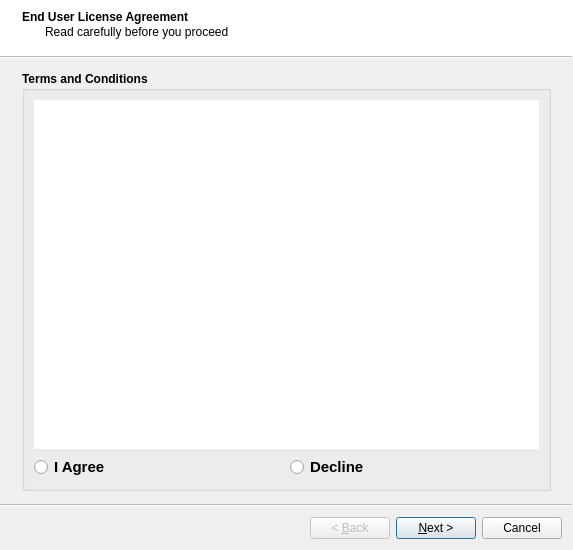
<?xml version="1.0" encoding="UTF-8"?>
<ui version="4.0">
 <class>STDMWizard</class>
 <widget class="QWizard" name="STDMWizard">
  <property name="geometry">
   <rect>
    <x>0</x>
    <y>0</y>
    <width>573</width>
    <height>550</height>
   </rect>
  </property>
  <property name="sizePolicy">
   <sizepolicy hsizetype="Preferred" vsizetype="Fixed">
    <horstretch>0</horstretch>
    <verstretch>0</verstretch>
   </sizepolicy>
  </property>
  <property name="minimumSize">
   <size>
    <width>255</width>
    <height>550</height>
   </size>
  </property>
  <property name="baseSize">
   <size>
    <width>0</width>
    <height>460</height>
   </size>
  </property>
  <property name="windowTitle">
   <string>STDM Profile Wizard</string>
  </property>
  <property name="wizardStyle">
   <enum>QWizard::ModernStyle</enum>
  </property>
  <widget class="QWizardPage" name="wpLicense">
   <property name="font">
    <font>
     <weight>75</weight>
     <bold>true</bold>
    </font>
   </property>
   <property name="title">
    <string>End User License Agreement</string>
   </property>
   <property name="subTitle">
    <string>Read carefully before you proceed</string>
   </property>
   <layout class="QGridLayout" name="gridLayout_2">
    <item row="0" column="0">
     <widget class="QGroupBox" name="groupBox_16">
      <property name="title">
       <string>Terms and Conditions</string>
      </property>
      <layout class="QGridLayout" name="gridLayout_20">
       <item row="2" column="0">
        <widget class="QRadioButton" name="rbAccpt">
         <property name="font">
          <font>
           <pointsize>11</pointsize>
           <weight>75</weight>
           <bold>true</bold>
          </font>
         </property>
         <property name="text">
          <string>I Agree</string>
         </property>
         <property name="checked">
          <bool>false</bool>
         </property>
        </widget>
       </item>
       <item row="2" column="1">
        <widget class="QRadioButton" name="rbReject">
         <property name="font">
          <font>
           <pointsize>11</pointsize>
           <weight>75</weight>
           <bold>true</bold>
          </font>
         </property>
         <property name="text">
          <string>Decline</string>
         </property>
         <property name="checkable">
          <bool>true</bool>
         </property>
         <property name="checked">
          <bool>false</bool>
         </property>
        </widget>
       </item>
       <item row="1" column="0" colspan="2">
        <widget class="QTextEdit" name="txtLicense">
         <property name="font">
          <font>
           <pointsize>14</pointsize>
           <weight>75</weight>
           <bold>true</bold>
          </font>
         </property>
         <property name="frameShape">
          <enum>QFrame::NoFrame</enum>
         </property>
         <property name="frameShadow">
          <enum>QFrame::Raised</enum>
         </property>
        </widget>
       </item>
      </layout>
     </widget>
    </item>
   </layout>
  </widget>
  <widget class="QWizardPage" name="wpPathSetting">
   <property name="title">
    <string>Path Settings</string>
   </property>
   <property name="subTitle">
    <string>Set configuration and data directory path</string>
   </property>
   <layout class="QGridLayout" name="gridLayout_27">
    <item row="0" column="0">
     <widget class="QGroupBox" name="groupBox_15">
      <property name="minimumSize">
       <size>
        <width>0</width>
        <height>400</height>
       </size>
      </property>
      <property name="font">
       <font>
        <weight>50</weight>
        <bold>false</bold>
       </font>
      </property>
      <property name="title">
       <string>Directory paths</string>
      </property>
      <layout class="QGridLayout" name="gridLayout_3">
       <item row="0" column="0">
        <widget class="QWidget" name="widget_4" native="true">
         <layout class="QGridLayout" name="gridLayout_22">
          <item row="1" column="2">
           <widget class="QPushButton" name="btnDocOutput">
            <property name="minimumSize">
             <size>
              <width>0</width>
              <height>30</height>
             </size>
            </property>
            <property name="text">
             <string>Change</string>
            </property>
            <property name="icon">
             <iconset resource="../resources.qrc">
              <normaloff>:/plugins/stdm/images/icons/open_file.png</normaloff>:/plugins/stdm/images/icons/open_file.png</iconset>
            </property>
           </widget>
          </item>
          <item row="0" column="0">
           <widget class="QLabel" name="label_37">
            <property name="minimumSize">
             <size>
              <width>200</width>
              <height>30</height>
             </size>
            </property>
            <property name="text">
             <string>&lt;html&gt;&lt;head/&gt;&lt;body&gt;&lt;p&gt;Supporting documents path&lt;/p&gt;&lt;/body&gt;&lt;/html&gt;</string>
            </property>
           </widget>
          </item>
          <item row="1" column="1">
           <widget class="QLineEdit" name="edtOutputPath">
            <property name="minimumSize">
             <size>
              <width>0</width>
              <height>30</height>
             </size>
            </property>
            <property name="readOnly">
             <bool>true</bool>
            </property>
           </widget>
          </item>
          <item row="1" column="0">
           <widget class="QLabel" name="label_31">
            <property name="text">
             <string>Documents generated output path</string>
            </property>
           </widget>
          </item>
          <item row="0" column="2">
           <widget class="QPushButton" name="btnDocPath">
            <property name="minimumSize">
             <size>
              <width>0</width>
              <height>30</height>
             </size>
            </property>
            <property name="text">
             <string>Change</string>
            </property>
            <property name="icon">
             <iconset resource="../resources.qrc">
              <normaloff>:/plugins/stdm/images/icons/open_file.png</normaloff>:/plugins/stdm/images/icons/open_file.png</iconset>
            </property>
           </widget>
          </item>
          <item row="0" column="1">
           <widget class="QLineEdit" name="edtDocPath">
            <property name="minimumSize">
             <size>
              <width>0</width>
              <height>30</height>
             </size>
            </property>
            <property name="text">
             <string/>
            </property>
            <property name="readOnly">
             <bool>true</bool>
            </property>
           </widget>
          </item>
          <item row="2" column="0">
           <widget class="QLabel" name="label_4">
            <property name="text">
             <string>Document templates path</string>
            </property>
           </widget>
          </item>
          <item row="2" column="1">
           <widget class="QLineEdit" name="edtTemplatePath">
            <property name="minimumSize">
             <size>
              <width>0</width>
              <height>30</height>
             </size>
            </property>
           </widget>
          </item>
          <item row="2" column="2">
           <widget class="QPushButton" name="btnTemplates">
            <property name="minimumSize">
             <size>
              <width>0</width>
              <height>30</height>
             </size>
            </property>
            <property name="text">
             <string>Change</string>
            </property>
            <property name="icon">
             <iconset resource="../resources.qrc">
              <normaloff>:/plugins/stdm/images/icons/open_file.png</normaloff>:/plugins/stdm/images/icons/open_file.png</iconset>
            </property>
           </widget>
          </item>
         </layout>
        </widget>
       </item>
      </layout>
     </widget>
    </item>
   </layout>
  </widget>
  <widget class="QWizardPage" name="wpProfile">
   <property name="title">
    <string>Profile Options</string>
   </property>
   <property name="subTitle">
    <string>Create or edit profile and profile entities.  A profile represents a collection of related entities, of which some  represent the party and spatial unit. Examples of profiles include household, neighbourhood or even city  profile. </string>
   </property>
   <layout class="QGridLayout" name="gridLayout_26">
    <item row="3" column="0">
     <spacer name="verticalSpacer">
      <property name="orientation">
       <enum>Qt::Vertical</enum>
      </property>
      <property name="sizeType">
       <enum>QSizePolicy::Fixed</enum>
      </property>
      <property name="sizeHint" stdset="0">
       <size>
        <width>20</width>
        <height>10</height>
       </size>
      </property>
     </spacer>
    </item>
    <item row="2" column="0" colspan="2">
     <widget class="QGroupBox" name="groupBox_17">
      <property name="minimumSize">
       <size>
        <width>0</width>
        <height>100</height>
       </size>
      </property>
      <property name="maximumSize">
       <size>
        <width>800</width>
        <height>300</height>
       </size>
      </property>
      <property name="title">
       <string>Profile</string>
      </property>
      <widget class="QLabel" name="label">
       <property name="geometry">
        <rect>
         <x>10</x>
         <y>40</y>
         <width>50</width>
         <height>16</height>
        </rect>
       </property>
       <property name="minimumSize">
        <size>
         <width>50</width>
         <height>0</height>
        </size>
       </property>
       <property name="maximumSize">
        <size>
         <width>30</width>
         <height>16777215</height>
        </size>
       </property>
       <property name="font">
        <font>
         <pointsize>9</pointsize>
         <weight>50</weight>
         <bold>false</bold>
        </font>
       </property>
       <property name="text">
        <string>Select</string>
       </property>
      </widget>
      <widget class="QComboBox" name="cboProfile">
       <property name="geometry">
        <rect>
         <x>50</x>
         <y>32</y>
         <width>221</width>
         <height>30</height>
        </rect>
       </property>
       <property name="minimumSize">
        <size>
         <width>180</width>
         <height>30</height>
        </size>
       </property>
       <property name="font">
        <font>
         <pointsize>9</pointsize>
        </font>
       </property>
      </widget>
      <widget class="QWidget" name="widget" native="true">
       <property name="geometry">
        <rect>
         <x>280</x>
         <y>20</y>
         <width>206</width>
         <height>48</height>
        </rect>
       </property>
       <property name="layoutDirection">
        <enum>Qt::LeftToRight</enum>
       </property>
       <layout class="QGridLayout" name="gridLayout_24">
        <item row="1" column="5">
         <widget class="QPushButton" name="btnPDelete">
          <property name="minimumSize">
           <size>
            <width>25</width>
            <height>30</height>
           </size>
          </property>
          <property name="maximumSize">
           <size>
            <width>150</width>
            <height>16777215</height>
           </size>
          </property>
          <property name="text">
           <string>Delete profile</string>
          </property>
          <property name="icon">
           <iconset resource="../resources.qrc">
            <normaloff>:/plugins/stdm/images/icons/remove.png</normaloff>:/plugins/stdm/images/icons/remove.png</iconset>
          </property>
         </widget>
        </item>
        <item row="1" column="0">
         <widget class="QPushButton" name="btnNewP">
          <property name="minimumSize">
           <size>
            <width>0</width>
            <height>30</height>
           </size>
          </property>
          <property name="maximumSize">
           <size>
            <width>150</width>
            <height>16777215</height>
           </size>
          </property>
          <property name="text">
           <string>New profile</string>
          </property>
          <property name="icon">
           <iconset resource="../resources.qrc">
            <normaloff>:/plugins/stdm/images/icons/add.png</normaloff>:/plugins/stdm/images/icons/add.png</iconset>
          </property>
         </widget>
        </item>
        <item row="1" column="2">
         <layout class="QHBoxLayout" name="horizontalLayout"/>
        </item>
       </layout>
      </widget>
     </widget>
    </item>
    <item row="4" column="0" colspan="2">
     <widget class="QGroupBox" name="groupBox_18">
      <property name="sizePolicy">
       <sizepolicy hsizetype="Preferred" vsizetype="Expanding">
        <horstretch>0</horstretch>
        <verstretch>0</verstretch>
       </sizepolicy>
      </property>
      <property name="minimumSize">
       <size>
        <width>0</width>
        <height>300</height>
       </size>
      </property>
      <property name="maximumSize">
       <size>
        <width>800</width>
        <height>400</height>
       </size>
      </property>
      <property name="styleSheet">
       <string notr="true">font: 75 9pt &quot;Myriad Web Pro&quot;;</string>
      </property>
      <property name="title">
       <string>Profile entities </string>
      </property>
      <widget class="QTableView" name="pftableView">
       <property name="geometry">
        <rect>
         <x>10</x>
         <y>69</y>
         <width>511</width>
         <height>221</height>
        </rect>
       </property>
       <property name="selectionMode">
        <enum>QAbstractItemView::SingleSelection</enum>
       </property>
       <property name="selectionBehavior">
        <enum>QAbstractItemView::SelectRows</enum>
       </property>
       <attribute name="horizontalHeaderStretchLastSection">
        <bool>true</bool>
       </attribute>
      </widget>
      <widget class="QPushButton" name="btnNewEntity">
       <property name="geometry">
        <rect>
         <x>10</x>
         <y>40</y>
         <width>30</width>
         <height>25</height>
        </rect>
       </property>
       <property name="minimumSize">
        <size>
         <width>20</width>
         <height>20</height>
        </size>
       </property>
       <property name="maximumSize">
        <size>
         <width>30</width>
         <height>25</height>
        </size>
       </property>
       <property name="baseSize">
        <size>
         <width>30</width>
         <height>25</height>
        </size>
       </property>
       <property name="text">
        <string/>
       </property>
       <property name="icon">
        <iconset resource="../resources.qrc">
         <normaloff>:/plugins/stdm/images/icons/add.png</normaloff>:/plugins/stdm/images/icons/add.png</iconset>
       </property>
      </widget>
      <widget class="QPushButton" name="btnEditEntity">
       <property name="geometry">
        <rect>
         <x>41</x>
         <y>40</y>
         <width>30</width>
         <height>25</height>
        </rect>
       </property>
       <property name="minimumSize">
        <size>
         <width>20</width>
         <height>20</height>
        </size>
       </property>
       <property name="maximumSize">
        <size>
         <width>30</width>
         <height>25</height>
        </size>
       </property>
       <property name="text">
        <string/>
       </property>
       <property name="icon">
        <iconset resource="../resources.qrc">
         <normaloff>:/plugins/stdm/images/icons/edit.png</normaloff>:/plugins/stdm/images/icons/edit.png</iconset>
       </property>
      </widget>
      <widget class="QPushButton" name="btnDeleteEntity">
       <property name="geometry">
        <rect>
         <x>73</x>
         <y>40</y>
         <width>30</width>
         <height>25</height>
        </rect>
       </property>
       <property name="minimumSize">
        <size>
         <width>20</width>
         <height>20</height>
        </size>
       </property>
       <property name="maximumSize">
        <size>
         <width>30</width>
         <height>25</height>
        </size>
       </property>
       <property name="text">
        <string/>
       </property>
       <property name="icon">
        <iconset resource="../resources.qrc">
         <normaloff>:/plugins/stdm/images/icons/delete.png</normaloff>:/plugins/stdm/images/icons/delete.png</iconset>
       </property>
      </widget>
     </widget>
    </item>
   </layout>
  </widget>
  <widget class="QWizardPage" name="wpEntityCustom">
   <property name="title">
    <string>Entity Customization</string>
   </property>
   <property name="subTitle">
    <string>Add or edit entity columns, lookups and lookup values</string>
   </property>
   <layout class="QGridLayout" name="gridLayout_30">
    <item row="0" column="1">
     <widget class="QFrame" name="frame">
      <property name="minimumSize">
       <size>
        <width>200</width>
        <height>420</height>
       </size>
      </property>
      <property name="maximumSize">
       <size>
        <width>550</width>
        <height>500</height>
       </size>
      </property>
      <property name="baseSize">
       <size>
        <width>50</width>
        <height>50</height>
       </size>
      </property>
      <property name="frameShape">
       <enum>QFrame::StyledPanel</enum>
      </property>
      <property name="frameShadow">
       <enum>QFrame::Raised</enum>
      </property>
      <widget class="QLabel" name="label_3">
       <property name="geometry">
        <rect>
         <x>243</x>
         <y>34</y>
         <width>71</width>
         <height>16</height>
        </rect>
       </property>
       <property name="text">
        <string>Entity columns</string>
       </property>
      </widget>
      <widget class="QTableView" name="tbvColumns">
       <property name="geometry">
        <rect>
         <x>240</x>
         <y>50</y>
         <width>281</width>
         <height>151</height>
        </rect>
       </property>
       <property name="sizePolicy">
        <sizepolicy hsizetype="Expanding" vsizetype="Expanding">
         <horstretch>0</horstretch>
         <verstretch>0</verstretch>
        </sizepolicy>
       </property>
       <property name="minimumSize">
        <size>
         <width>0</width>
         <height>0</height>
        </size>
       </property>
       <property name="selectionMode">
        <enum>QAbstractItemView::SingleSelection</enum>
       </property>
       <property name="selectionBehavior">
        <enum>QAbstractItemView::SelectRows</enum>
       </property>
       <attribute name="horizontalHeaderStretchLastSection">
        <bool>true</bool>
       </attribute>
      </widget>
      <widget class="QPushButton" name="btnAddColumn">
       <property name="geometry">
        <rect>
         <x>242</x>
         <y>2</y>
         <width>30</width>
         <height>25</height>
        </rect>
       </property>
       <property name="maximumSize">
        <size>
         <width>42</width>
         <height>30</height>
        </size>
       </property>
       <property name="text">
        <string/>
       </property>
       <property name="icon">
        <iconset resource="../resources.qrc">
         <normaloff>:/plugins/stdm/images/icons/add.png</normaloff>:/plugins/stdm/images/icons/add.png</iconset>
       </property>
       <property name="iconSize">
        <size>
         <width>20</width>
         <height>20</height>
        </size>
       </property>
      </widget>
      <widget class="QPushButton" name="btnDeleteColumn">
       <property name="geometry">
        <rect>
         <x>306</x>
         <y>2</y>
         <width>30</width>
         <height>25</height>
        </rect>
       </property>
       <property name="sizePolicy">
        <sizepolicy hsizetype="Fixed" vsizetype="Fixed">
         <horstretch>0</horstretch>
         <verstretch>0</verstretch>
        </sizepolicy>
       </property>
       <property name="maximumSize">
        <size>
         <width>50</width>
         <height>35</height>
        </size>
       </property>
       <property name="text">
        <string/>
       </property>
       <property name="icon">
        <iconset resource="../resources.qrc">
         <normaloff>:/plugins/stdm/images/icons/delete.png</normaloff>:/plugins/stdm/images/icons/delete.png</iconset>
       </property>
      </widget>
      <widget class="QListView" name="lvEntities">
       <property name="geometry">
        <rect>
         <x>15</x>
         <y>47</y>
         <width>211</width>
         <height>151</height>
        </rect>
       </property>
       <property name="selectionBehavior">
        <enum>QAbstractItemView::SelectRows</enum>
       </property>
      </widget>
      <widget class="QPushButton" name="btnEditColumn">
       <property name="geometry">
        <rect>
         <x>274</x>
         <y>2</y>
         <width>30</width>
         <height>25</height>
        </rect>
       </property>
       <property name="maximumSize">
        <size>
         <width>50</width>
         <height>40</height>
        </size>
       </property>
       <property name="text">
        <string/>
       </property>
       <property name="icon">
        <iconset resource="../resources.qrc">
         <normaloff>:/plugins/stdm/images/icons/edit.png</normaloff>:/plugins/stdm/images/icons/edit.png</iconset>
       </property>
       <property name="iconSize">
        <size>
         <width>20</width>
         <height>20</height>
        </size>
       </property>
      </widget>
      <widget class="QLabel" name="label_7">
       <property name="geometry">
        <rect>
         <x>18</x>
         <y>32</y>
         <width>46</width>
         <height>13</height>
        </rect>
       </property>
       <property name="text">
        <string>Entities</string>
       </property>
      </widget>
      <widget class="QPushButton" name="btnDeleteLkupValue">
       <property name="geometry">
        <rect>
         <x>301</x>
         <y>211</y>
         <width>30</width>
         <height>25</height>
        </rect>
       </property>
       <property name="minimumSize">
        <size>
         <width>0</width>
         <height>25</height>
        </size>
       </property>
       <property name="maximumSize">
        <size>
         <width>45</width>
         <height>16777215</height>
        </size>
       </property>
       <property name="text">
        <string/>
       </property>
       <property name="icon">
        <iconset resource="../resources.qrc">
         <normaloff>:/plugins/stdm/images/icons/delete.png</normaloff>:/plugins/stdm/images/icons/delete.png</iconset>
       </property>
      </widget>
      <widget class="QPushButton" name="btnEditLkupValue">
       <property name="geometry">
        <rect>
         <x>270</x>
         <y>211</y>
         <width>30</width>
         <height>25</height>
        </rect>
       </property>
       <property name="minimumSize">
        <size>
         <width>0</width>
         <height>25</height>
        </size>
       </property>
       <property name="text">
        <string/>
       </property>
       <property name="icon">
        <iconset resource="../resources.qrc">
         <normaloff>:/plugins/stdm/images/icons/edit.png</normaloff>:/plugins/stdm/images/icons/edit.png</iconset>
       </property>
      </widget>
      <widget class="QLabel" name="label_2">
       <property name="geometry">
        <rect>
         <x>243</x>
         <y>243</y>
         <width>71</width>
         <height>16</height>
        </rect>
       </property>
       <property name="text">
        <string>Lookup values</string>
       </property>
      </widget>
      <widget class="QPushButton" name="btnDeleteLookup">
       <property name="geometry">
        <rect>
         <x>83</x>
         <y>210</y>
         <width>30</width>
         <height>25</height>
        </rect>
       </property>
       <property name="minimumSize">
        <size>
         <width>20</width>
         <height>25</height>
        </size>
       </property>
       <property name="text">
        <string/>
       </property>
       <property name="icon">
        <iconset resource="../resources.qrc">
         <normaloff>:/plugins/stdm/images/icons/delete.png</normaloff>:/plugins/stdm/images/icons/delete.png</iconset>
       </property>
      </widget>
      <widget class="QPushButton" name="btnEditLookup">
       <property name="geometry">
        <rect>
         <x>52</x>
         <y>210</y>
         <width>30</width>
         <height>25</height>
        </rect>
       </property>
       <property name="minimumSize">
        <size>
         <width>20</width>
         <height>25</height>
        </size>
       </property>
       <property name="text">
        <string/>
       </property>
       <property name="icon">
        <iconset resource="../resources.qrc">
         <normaloff>:/plugins/stdm/images/icons/edit.png</normaloff>:/plugins/stdm/images/icons/edit.png</iconset>
       </property>
      </widget>
      <widget class="QListView" name="lvLookupValues">
       <property name="geometry">
        <rect>
         <x>240</x>
         <y>259</y>
         <width>281</width>
         <height>151</height>
        </rect>
       </property>
       <property name="selectionBehavior">
        <enum>QAbstractItemView::SelectRows</enum>
       </property>
      </widget>
      <widget class="QListView" name="lvLookups">
       <property name="geometry">
        <rect>
         <x>20</x>
         <y>259</y>
         <width>211</width>
         <height>151</height>
        </rect>
       </property>
       <property name="selectionBehavior">
        <enum>QAbstractItemView::SelectRows</enum>
       </property>
      </widget>
      <widget class="QPushButton" name="btnAddLkupValue">
       <property name="geometry">
        <rect>
         <x>239</x>
         <y>211</y>
         <width>30</width>
         <height>25</height>
        </rect>
       </property>
       <property name="minimumSize">
        <size>
         <width>0</width>
         <height>0</height>
        </size>
       </property>
       <property name="maximumSize">
        <size>
         <width>45</width>
         <height>30</height>
        </size>
       </property>
       <property name="text">
        <string/>
       </property>
       <property name="icon">
        <iconset resource="../resources.qrc">
         <normaloff>:/plugins/stdm/images/icons/add.png</normaloff>:/plugins/stdm/images/icons/add.png</iconset>
       </property>
      </widget>
      <widget class="QPushButton" name="btnAddLookup">
       <property name="geometry">
        <rect>
         <x>20</x>
         <y>210</y>
         <width>30</width>
         <height>25</height>
        </rect>
       </property>
       <property name="minimumSize">
        <size>
         <width>10</width>
         <height>25</height>
        </size>
       </property>
       <property name="text">
        <string/>
       </property>
       <property name="icon">
        <iconset resource="../resources.qrc">
         <normaloff>:/plugins/stdm/images/icons/add.png</normaloff>:/plugins/stdm/images/icons/add.png</iconset>
       </property>
      </widget>
      <widget class="QLabel" name="label_8">
       <property name="geometry">
        <rect>
         <x>20</x>
         <y>242</y>
         <width>46</width>
         <height>13</height>
        </rect>
       </property>
       <property name="text">
        <string>Lookups</string>
       </property>
      </widget>
     </widget>
    </item>
   </layout>
  </widget>
  <widget class="QWizardPage" name="wpSTR">
   <property name="title">
    <string>Defining Social Tenure Tables</string>
   </property>
   <property name="subTitle">
    <string>Define entities to participate in Social Tenure Relations views</string>
   </property>
   <widget class="QLabel" name="lblPartyDesc">
    <property name="geometry">
     <rect>
      <x>10</x>
      <y>142</y>
      <width>16</width>
      <height>16</height>
     </rect>
    </property>
    <property name="text">
     <string/>
    </property>
   </widget>
   <widget class="QGroupBox" name="groupBox_3">
    <property name="geometry">
     <rect>
      <x>10</x>
      <y>130</y>
      <width>241</width>
      <height>281</height>
     </rect>
    </property>
    <property name="title">
     <string>Columns</string>
    </property>
    <layout class="QGridLayout" name="gridLayout_34">
     <item row="0" column="0">
      <widget class="QListView" name="lvParty">
       <property name="selectionBehavior">
        <enum>QAbstractItemView::SelectRows</enum>
       </property>
      </widget>
     </item>
    </layout>
   </widget>
   <widget class="QLabel" name="label_5">
    <property name="geometry">
     <rect>
      <x>20</x>
      <y>60</y>
      <width>171</width>
      <height>16</height>
     </rect>
    </property>
    <property name="minimumSize">
     <size>
      <width>0</width>
      <height>0</height>
     </size>
    </property>
    <property name="maximumSize">
     <size>
      <width>300</width>
      <height>16777215</height>
     </size>
    </property>
    <property name="text">
     <string>Party table in the STR definition</string>
    </property>
   </widget>
   <widget class="QComboBox" name="cboParty">
    <property name="geometry">
     <rect>
      <x>20</x>
      <y>80</y>
      <width>231</width>
      <height>30</height>
     </rect>
    </property>
    <property name="minimumSize">
     <size>
      <width>0</width>
      <height>30</height>
     </size>
    </property>
    <property name="maximumSize">
     <size>
      <width>600</width>
      <height>16777215</height>
     </size>
    </property>
   </widget>
   <widget class="QLabel" name="label_6">
    <property name="geometry">
     <rect>
      <x>290</x>
      <y>60</y>
      <width>191</width>
      <height>16</height>
     </rect>
    </property>
    <property name="minimumSize">
     <size>
      <width>0</width>
      <height>0</height>
     </size>
    </property>
    <property name="maximumSize">
     <size>
      <width>300</width>
      <height>16777215</height>
     </size>
    </property>
    <property name="text">
     <string>Spatial unit table in the STR definition</string>
    </property>
   </widget>
   <widget class="QGroupBox" name="groupBox_4">
    <property name="geometry">
     <rect>
      <x>290</x>
      <y>130</y>
      <width>251</width>
      <height>281</height>
     </rect>
    </property>
    <property name="title">
     <string>Columns</string>
    </property>
    <layout class="QGridLayout" name="gridLayout_35">
     <item row="0" column="0">
      <widget class="QListView" name="lvSpatialUnit"/>
     </item>
    </layout>
   </widget>
   <widget class="QComboBox" name="cboSPUnit">
    <property name="geometry">
     <rect>
      <x>290</x>
      <y>80</y>
      <width>241</width>
      <height>30</height>
     </rect>
    </property>
    <property name="sizePolicy">
     <sizepolicy hsizetype="Fixed" vsizetype="Fixed">
      <horstretch>0</horstretch>
      <verstretch>0</verstretch>
     </sizepolicy>
    </property>
    <property name="minimumSize">
     <size>
      <width>0</width>
      <height>30</height>
     </size>
    </property>
    <property name="maximumSize">
     <size>
      <width>600</width>
      <height>16777215</height>
     </size>
    </property>
   </widget>
   <widget class="QLabel" name="lblSpDesc">
    <property name="geometry">
     <rect>
      <x>10</x>
      <y>384</y>
      <width>16</width>
      <height>16</height>
     </rect>
    </property>
    <property name="text">
     <string/>
    </property>
   </widget>
  </widget>
  <widget class="QWizardPage" name="wpSaveProfile">
   <property name="title">
    <string>Save Profile</string>
   </property>
   <property name="subTitle">
    <string>Save your profile changes</string>
   </property>
   <layout class="QGridLayout" name="gridLayout_10">
    <item row="0" column="0">
     <widget class="QScrollArea" name="scrollArea">
      <property name="sizePolicy">
       <sizepolicy hsizetype="Expanding" vsizetype="Expanding">
        <horstretch>0</horstretch>
        <verstretch>0</verstretch>
       </sizepolicy>
      </property>
      <property name="minimumSize">
       <size>
        <width>0</width>
        <height>400</height>
       </size>
      </property>
      <property name="baseSize">
       <size>
        <width>0</width>
        <height>320</height>
       </size>
      </property>
      <property name="widgetResizable">
       <bool>true</bool>
      </property>
      <widget class="QWidget" name="scrollAreaWidgetContents">
       <property name="geometry">
        <rect>
         <x>0</x>
         <y>0</y>
         <width>535</width>
         <height>434</height>
        </rect>
       </property>
       <property name="maximumSize">
        <size>
         <width>800</width>
         <height>500</height>
        </size>
       </property>
       <layout class="QHBoxLayout" name="horizontalLayout_2">
        <item>
         <widget class="QTextEdit" name="txtHtml"/>
        </item>
       </layout>
      </widget>
     </widget>
    </item>
   </layout>
  </widget>
 </widget>
 <resources>
  <include location="../resources.qrc"/>
  <include location="../resources.qrc"/>
 </resources>
 <connections/>
</ui>
